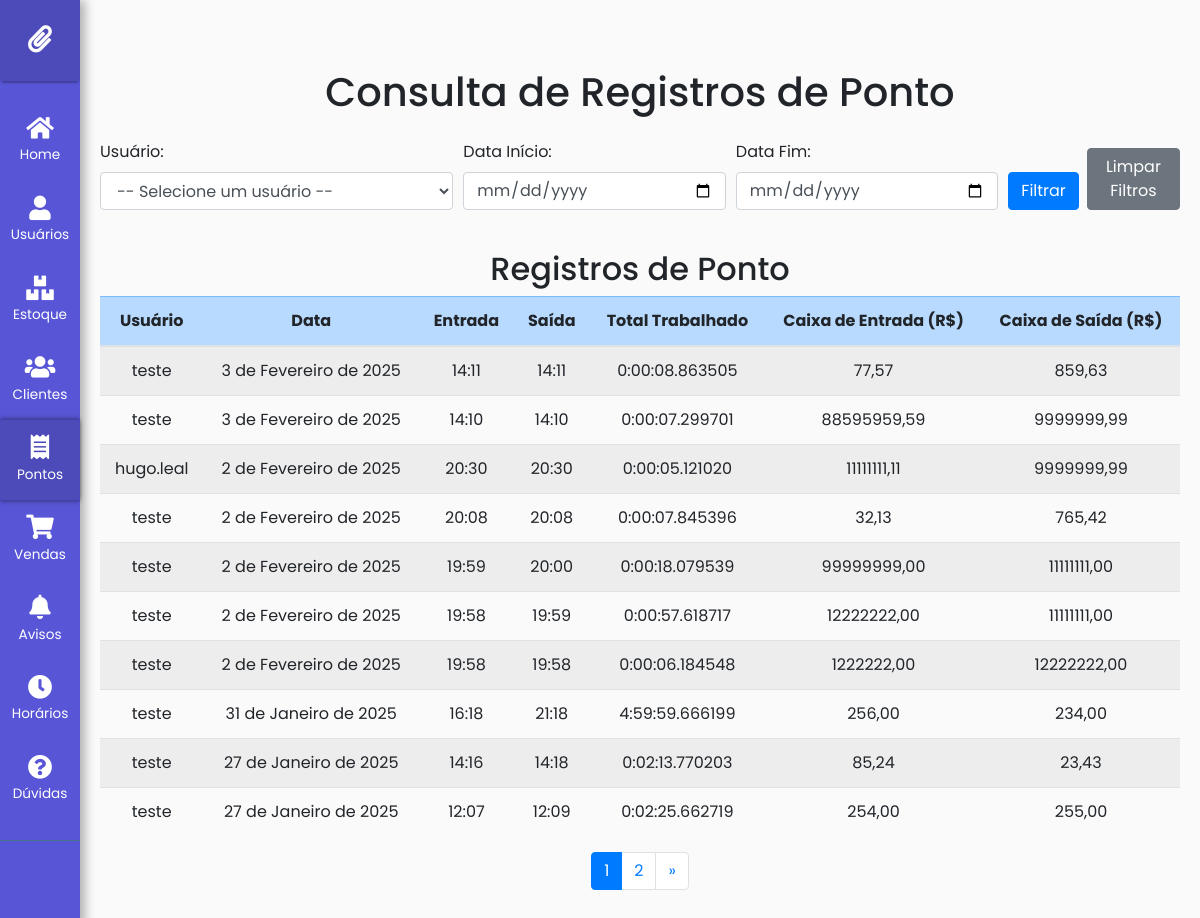
Page /consulta-pontos/ (signed in) on the committed database.
### core/models.py (models this page shows, shortened)
class RegistroPonto(models.Model):
    usuario = models.ForeignKey(settings.AUTH_USER_MODEL, on_delete=models.CASCADE)
    data = models.DateField(auto_now_add=True)
    entrada = models.TimeField(null=True, blank=True)
    saida = models.TimeField(null=True, blank=True)
    valor_em_caixa_entrada = models.DecimalField(max_digits=10, decimal_places=2, null=True, blank=True)
    valor_em_caixa_saida = models.DecimalField(max_digits=10, decimal_places=2, null=True, blank=True)
    total_trabalhado = models.DurationField(null=True, blank=True)

class CustomUser(AbstractUser):
    is_admin = models.BooleanField(default=False)
    primeiro_acesso = models.BooleanField(default=True)

### core/views.py (the view, shortened to what this page needs)
# urls.py: path('consulta-pontos/', views.consulta_pontos, name='consulta_pontos'),
@user_passes_test(is_admin)
def consulta_pontos(request):
    if 'limpar_filtros' in request.GET:
        return redirect('consulta_pontos')  # Redireciona para a página de consulta sem filtros aplicados
    usuario_id = request.GET.get('usuario', None)
    data_inicio = request.GET.get('data_inicio', None)
    data_fim = request.GET.get('data_fim', None)
    valor_hora = Configuracao.get_valor_hora()
    try:
        valor_hora = float(valor_hora)
    except ValueError:
        valor_hora = 0.0  # Caso o valor seja inválido
    registros = RegistroPonto.objects.all()
    if usuario_id:
        registros = registros.filter(usuario_id=usuario_id)
    if data_inicio:
        registros = registros.filter(data__gte=data_inicio)
    if data_fim:
        registros = registros.filter(data__lte=data_fim)
    registros = registros.order_by('-data', '-entrada')
    paginator = Paginator(registros, 10)  # Mostra 10 registros por página
    page_number = request.GET.get('page')
    registros_page = paginator.get_page(page_number)
    total_a_pagar = 0
    if usuario_id or data_inicio or data_fim:
        for registro in registros:
            if registro.total_trabalhado:
                horas_trabalhadas = registro.total_trabalhado.total_seconds() / 3600
                total_a_pagar += horas_trabalhadas * valor_hora
    usuarios = CustomUser.objects.all()
    context = {
        'registros': registros_page,
        'usuarios': usuarios,
        'usuario_id': usuario_id,
        'data_inicio': data_inicio,
        'data_fim': data_fim,
        'valor_hora': valor_hora,
        'total_a_pagar': total_a_pagar if (usuario_id or data_inicio or data_fim) else None,
    }
    return TemplateResponse(request, 'core/consulta_pontos.html', context)

### core/models.py (called while the page is built)
    @staticmethod
    def get_valor_hora():
        config, created = Configuracao.objects.get_or_create(id=1)
        return config.valor_hora

### core/views.py (called while the page is built)
def is_admin(user):
    return user.is_staff

### core/templates/core/consulta_pontos.html (shortened to what this page needs)
{% extends base_template %}
{% block body %}
    <div class="container mt-5">
        <h1 class="text-center mb-4">Consulta de Registros de Ponto</h1>
        <form method="GET" action="" class="mb-4">
            <div class="form-row">
                <div class="form-group col-md-4">
                    <label for="usuario">Usuário:</label>
                    <select name="usuario" id="usuario" class="form-control">
                        <option value="">-- Selecione um usuário --</option>
                    </select>
                </div>
                <div class="form-group col-md-3">
                    <label for="data_inicio">Data Início:</label>
                    <input type="date" name="data_inicio" value="{{ data_inicio }}" class="form-control">
                </div>
                <div class="form-group col-md-3">
                    <label for="data_fim">Data Fim:</label>
                    <input type="date" name="data_fim" value="{{ data_fim }}" class="form-control">
                </div>
                <div class="form-group col-md-2 d-flex align-items-end">
                    <button type="submit" class="btn btn-primary mr-2">Filtrar</button>
                    <a href="?limpar_filtros=true" class="btn btn-secondary">Limpar Filtros</a>
                </div>
            </div>
        </form>
        {% if registros %}
            <h2 class="text-center">Registros de Ponto</h2>
            <div class="table-responsive text-center">
                <table class="table table-striped table-hover">
                    <thead class="table-primary">
                        <tr>
                            <th class="align-middle text-center">Usuário</th>
                            <th class="align-middle text-center">Data</th>
                            <th class="align-middle text-center">Entrada</th>
                            <th class="align-middle text-center">Saída</th>
                            <th class="align-middle text-center">Total Trabalhado</th>
                            <th class="align-middle text-center">Caixa de Entrada (R$)</th>
                            <th class="align-middle text-center">Caixa de Saída (R$)</th>
                        </tr>
                    </thead>
                    <tbody>
                        {% for registro in registros %}
                            <tr>
                                <td class="align-middle text-center">{{ registro.usuario.username }}</td>
                                <td class="align-middle text-center">{{ registro.data }}</td>
                                <td class="align-middle text-center">{{ registro.entrada }}</td>
                                <td class="align-middle text-center">{{ registro.saida }}</td>
                                <td class="align-middle text-center">{{ registro.total_trabalhado }}</td>
                                <td class="align-middle text-center">{{ registro.valor_em_caixa_entrada|floatformat:2 }}</td>
                                <td class="align-middle text-center">{{ registro.valor_em_caixa_saida|floatformat:2 }}</td>
                            </tr>
                        {% endfor %}
                    </tbody>
                </table>
            </div>
            <div class="d-flex justify-content-center">
                <nav aria-label="Page navigation">
                    <ul class="pagination">
                        {% for num in registros.paginator.page_range %}
                            <li class="page-item {% if registros.number == num %}active{% endif %}">
                                <a class="page-link" href="?page={{ num }}">{{ num }}</a>
                            </li>
                        {% endfor %}
                        {% if registros.has_next %}
                            <li class="page-item">
                                <a class="page-link" href="?page={{ registros.next_page_number }}" aria-label="Next">
                                    <span aria-hidden="true">&raquo;</span>
                                </a>
                            </li>
                        {% endif %}
                    </ul>
                </nav>
            </div>
        {% else %}
            <div class="ultimo">
                <p class="text-center">Nenhum registro encontrado para os filtros aplicados.</p>
            </div>
        {% endif %}
    </div>
{% endblock %}

### static/css/base.css (style rules this page uses)
body { font-family: 'Poppins', sans-serif; background: #fafafa; }
a, a:hover, a:focus { color: inherit; text-decoration: none; transition: all 0.3s; }
i, span { display: inline-block; }

### rows in the picture
RegistroPonto: usuario.username "teste", data "3 de Fevereiro de 2025", entrada "14:11", saida "14:11", total_trabalhado "0:00:08.863505", valor_em_caixa_entrada "77,57", valor_em_caixa_saida "859,63"
RegistroPonto: usuario.username "teste", data "3 de Fevereiro de 2025", entrada "14:10", saida "14:10", total_trabalhado "0:00:07.299701", valor_em_caixa_entrada "88595959,59", valor_em_caixa_saida "9999999,99"
RegistroPonto: usuario.username "hugo.leal", data "2 de Fevereiro de 2025", entrada "20:30", saida "20:30", total_trabalhado "0:00:05.121020", valor_em_caixa_entrada "11111111,11", valor_em_caixa_saida "9999999,99"
RegistroPonto: usuario.username "teste", data "2 de Fevereiro de 2025", entrada "20:08", saida "20:08", total_trabalhado "0:00:07.845396", valor_em_caixa_entrada "32,13", valor_em_caixa_saida "765,42"
RegistroPonto: usuario.username "teste", data "2 de Fevereiro de 2025", entrada "19:59", saida "20:00", total_trabalhado "0:00:18.079539", valor_em_caixa_entrada "99999999,00", valor_em_caixa_saida "11111111,00"
RegistroPonto: usuario.username "teste", data "2 de Fevereiro de 2025", entrada "19:58", saida "19:59", total_trabalhado "0:00:57.618717", valor_em_caixa_entrada "12222222,00", valor_em_caixa_saida "11111111,00"
RegistroPonto: usuario.username "teste", data "2 de Fevereiro de 2025", entrada "19:58", saida "19:58", total_trabalhado "0:00:06.184548", valor_em_caixa_entrada "1222222,00", valor_em_caixa_saida "12222222,00"
RegistroPonto: usuario.username "teste", data "31 de Janeiro de 2025", entrada "16:18", saida "21:18", total_trabalhado "4:59:59.666199", valor_em_caixa_entrada "256,00", valor_em_caixa_saida "234,00"
RegistroPonto: usuario.username "teste", data "27 de Janeiro de 2025", entrada "14:16", saida "14:18", total_trabalhado "0:02:13.770203", valor_em_caixa_entrada "85,24", valor_em_caixa_saida "23,43"
RegistroPonto: usuario.username "teste", data "27 de Janeiro de 2025", entrada "12:07", saida "12:09", total_trabalhado "0:02:25.662719", valor_em_caixa_entrada "254,00", valor_em_caixa_saida "255,00"

### other values in the picture
{{ num }} "1" "2"
